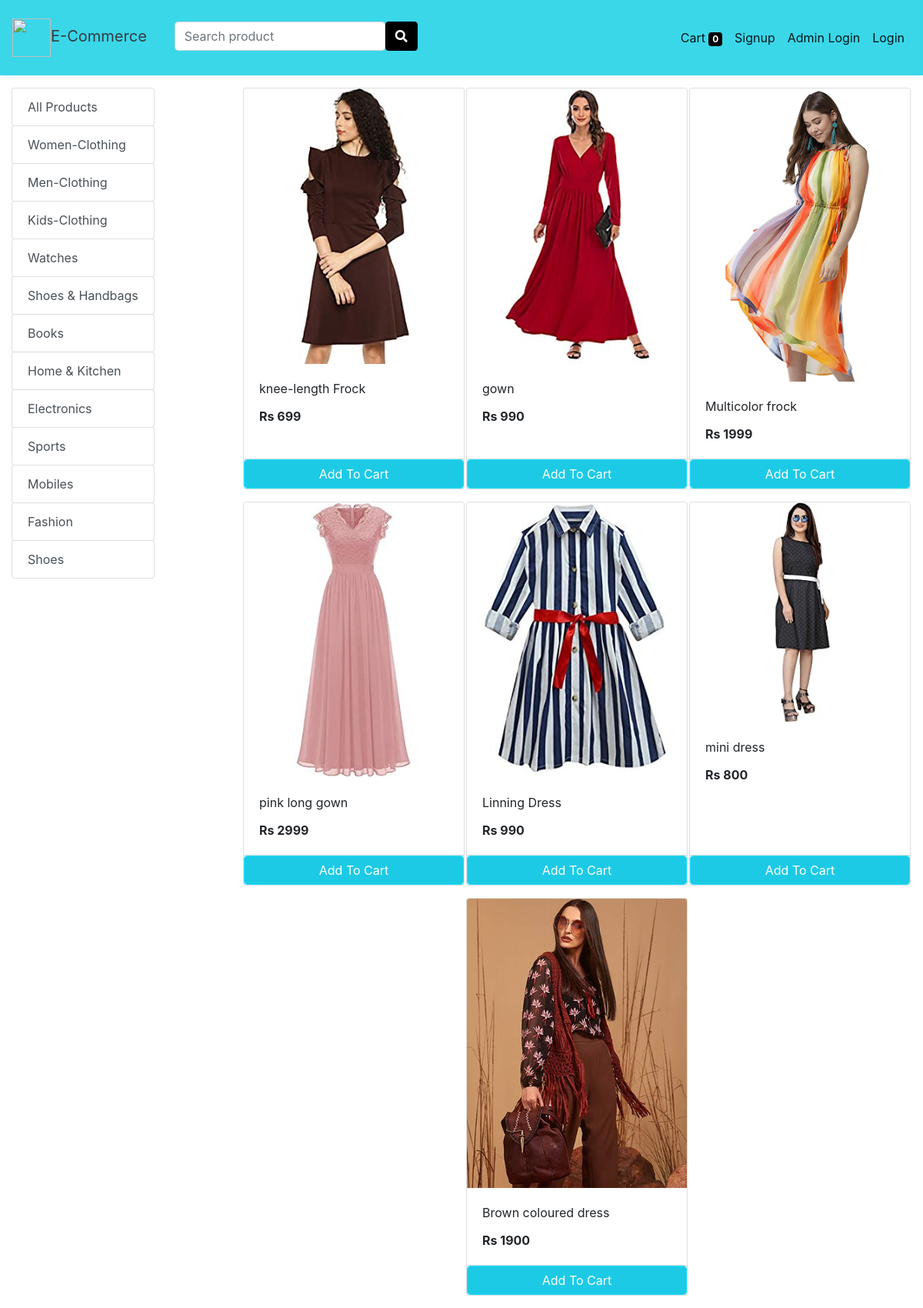
/store?category=22, run on an earlier commit of the app's database.
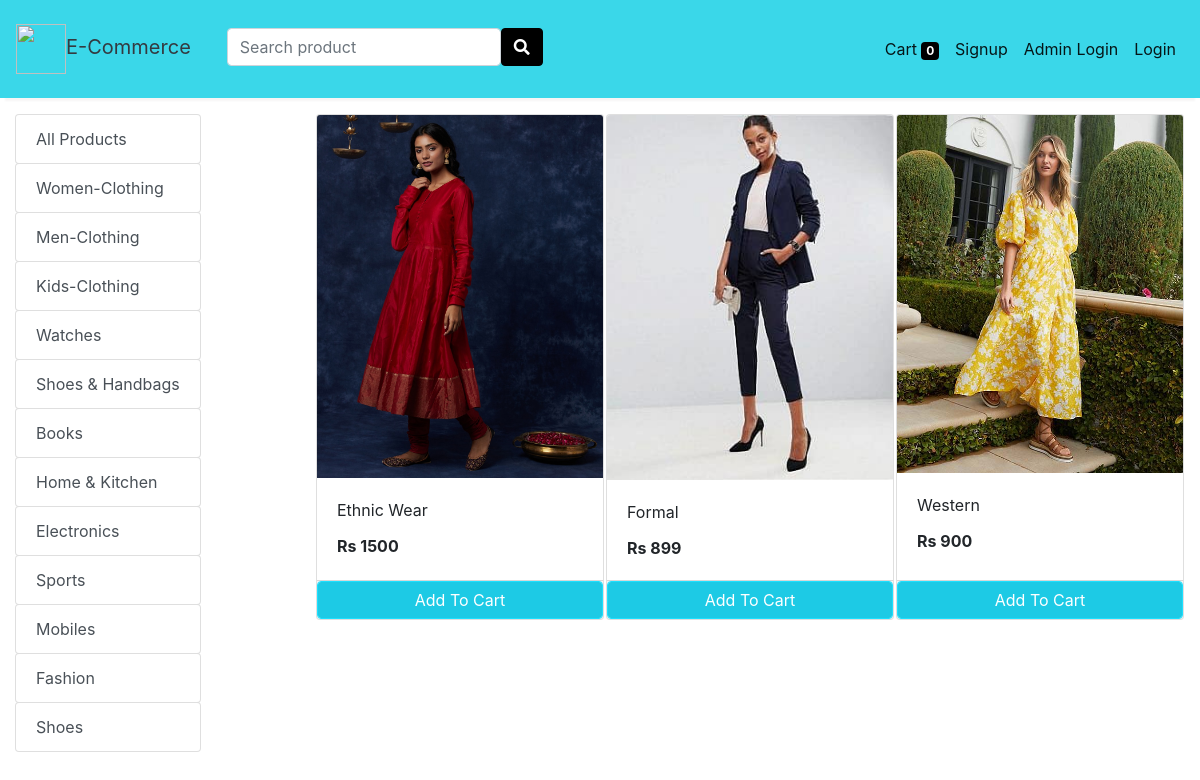
And on a later commit of the database.
### store/models/category.py (models this page shows, shortened)
class Category(models.Model):
    name= models.CharField(max_length=50)
    @staticmethod
    def get_all_categories():
        return Category.objects.all()

### store/models/product.py (models this page shows, shortened)
class Products(models.Model):
    name = models.CharField(max_length=60)
    price= models.IntegerField(default=0)
    category= models.ForeignKey(Category,on_delete=models.CASCADE,default=1 )
    description= models.CharField(max_length=250, default='', blank=True, null= True)
    image= models.ImageField(upload_to='uploads/products/')
    @staticmethod
    def get_all_products_by_categoryid(category_id):
        if category_id:
            return Products.objects.filter (category=category_id)
        else:
            return Products.get_all_products();

### store/views/home.py (the view)
# urls.py: path('' , include('store.urls'))
def store(request):
    cart = request.session.get('cart')
    if not cart:
        request.session['cart'] = {}
    products = None
    categories = Category.get_all_categories()
    categoryID = request.GET.get('category')
    if categoryID:
        products = Products.get_all_products_by_categoryid(categoryID)
    else:
        products = Products.get_all_products();
    data = {}
    data['products'] = products
    data['categories'] = categories
    print('you are : ', request.session.get('email'))
    return render(request, 'index.html', data)

### store/templatetags/cart.py (called while the page is built)
@register.filter (name='is_in_cart')
def is_in_cart(product, cart):
    keys = cart.keys ()
    for id in keys:
        if int (id) == product.id:
            return True
    return False;

### store/templatetags/custom_filter.py (called while the page is built)
@register.filter(name='currency')
def currency(number):
    return "Rs "+str(number)

### store/templates/index.html (shortened to what this page needs)
{% extends 'base.html' %}
{% block content %}
{% load cart %}
{% load custom_filter %}
<div class="container-fluid mt-3">
	<div class="row">
		<div class="col-lg-3 mx-auto">
			<div class="list-group" style="float: left;">
				<a href="/" class="list-group-item list-group-item-action btn btn-outline-success">All Products</a>
				{% for category in categories %}
				<a href="/?category={{category.id}}"
					class="list-group-item list-group-item-action btn btn-outline-success ">{{category.name}}</a>
				{% endfor %}
			</div>
		</div>
		<div id="products" class="col-lg-9 mx-auto">
			<div class="row mx-auto" >
				{% for product in products %}
				<div class="card mx-auto mb-3" id="{{product.id}}" style="width: 18rem;">
					<img class="card-img-top" src="{{product.image.url}}" alt="Card image cap">
					<div class="card-body">
						<p class="card-title">{{product.name}}</p>
						<p class="card-text"><b>{{product.price|currency}}</b></p>
					</div>
					<div class="card-footer p-0 no-gutters">
						{% if product|is_in_cart:request.session.cart %}
						<div class="row no-gutters">
							<form action="/#{{product.id}}" class="col-2 " method="post">
								{% csrf_token %}
								<input hidden type="text" name="product" value="{{product.id}}">
								<input hidden type="text" name="remove" value="True">
								<input type="submit" value=" - " class="btn btn-block btn-success border-right">
							</form>
							<div class="text-center col btn btn-success">{{product|cart_quantity:request.session.cart}} in Cart</div>
							<form action="/#{{product.id}}" class="col-2 " method="post">
								{% csrf_token %}
								<input hidden type="text" name="product" value="{{product.id}}">
								<input type="submit" value=" + " class="btn btn-block btn-success border-left">
							</form>
						</div>
						{% else %}
						<form action="/#{{product.id}}" method="POST" class="btn-block">
							<input type="submit" class="float-right btn btn-success form-control" value="Add To Cart">
						</form>
						{% endif %}
					</div>
				</div>
				{% endfor %}
			</div>
		</div>
	</div>
</div>
{% endblock %}

### store/templates/base.html (shortened to what this page needs)
<!doctype html>
<html lang="en">
<head>
  <link rel="stylesheet" href="https://maxcdn.bootstrapcdn.com/bootstrap/4.0.0/css/bootstrap.min.css"
>
</head>
<body>
<nav class="one-edge-shadow
  navbar navbar-light
  sticky-top navbar
  navbar-expand-lg
  text-white">
    <a class="navbar-brand ms-3 text-dark " href="/">
    <link rel="stylesheet" href="https://use.fontawesome.com/releases/v5.7.0/css/all.css">
    <img src="https://www.freepnglogos.com/uploads/shopping-cart-png/shopping-cart-svg-png-icon-download-28.png" style="width:50px;height:50px;color:text-light;">E-Commerce</a>
    <div class="collapse navbar-collapse" id="navbarSupportedContent">
      <ul class="navbar-nav mr-auto">
        <form action="/searches" method="get">
          <div class="input-group" style="margin-left: 20px; margin-right: 100%; width: 100%;">
            <div class="form-outline">
              <input type="search" name="query" id="search" placeholder="Search product" class="form-control" />
            </div>
            <button type="submit" style="height: 38px;" class="btn btn-primary">
              <i class="fas fa-search"></i>
            </button>
            </div>
          </form>
          </ul>
      <ul class=" navbar-nav my-2 my-lg-0">
        <li class="nav-item active">
          <a class="nav-link" href="/cart">Cart
            <span class="badge badge-success">{{request.session.cart.keys|length}}</span>
            <span class="sr-only">(current)</span></a>
        </li>
        {% if request.session.customer %}
        <li class="nav-item active ">
          <a class="nav-link" href="/orders">Orders<span class="sr-only">(current)</span></a>
        </li>
        <li class="nav-item active ">
          <a class="nav-link" href="/admin">Admin Login<span class="sr-only">(current)</span></a>
        </li>
        <li class="nav-item active ">
          <a class="nav-link" href="/logout">Logout<span class="sr-only">(current)</span></a>
        </li>
        {% else %}
        <li class="nav-item active">
          <a class="nav-link" href="/signup">Signup<span class="sr-only">(current)</span></a>
        </li>
        <li class="nav-item active">
          <a class="nav-link" href="/admin">Admin Login<span class="sr-only">(current)</span></a>
        </li>
        <li class="nav-item active">
          <a class="nav-link" href="/login">Login<span class="sr-only">(current)</span></a>
        </li>
        {% endif %}
      </ul>
    </div>
  </nav>
  {% block content %}{% endblock %}
</body>
</html>

### store/templates/base.html (style rules this page uses)
nav { background-color: rgb(58, 215, 233); }
.one-edge-shadow { box-shadow: 0 8px 2px -5px rgb(246, 245, 245); }
.btn-success { color: #fff; background-color: #1dcae5; border-color: #1be0ff; }
.btn-primary { color: #fff; background-color: #000000; border-color: #000000; }
.badge-success { color: #fff; background-color: #000000; }
.input-group { margin-top: 20px; text-align: center; }

What changed in the data, as far as the page shows it:
removed Products: image (picture), name "knee-length Frock", price "Rs 699"
removed Products: image (picture), name "gown", price "Rs 990"
removed Products: image (picture), name "Multicolor frock", price "Rs 1999"
removed Products: image (picture), name "pink long gown", price "Rs 2999"
removed Products: image (picture), name "Linning Dress", price "Rs 990"
removed Products: image (picture), name "mini dress", price "Rs 800"
removed Products: image (picture), name "Brown coloured dress", price "Rs 1900"
added Products: image (picture), name "Ethnic Wear", price "Rs 1500"
added Products: image (picture), name "Formal", price "Rs 899"
added Products: image (picture), name "Western", price "Rs 900"
